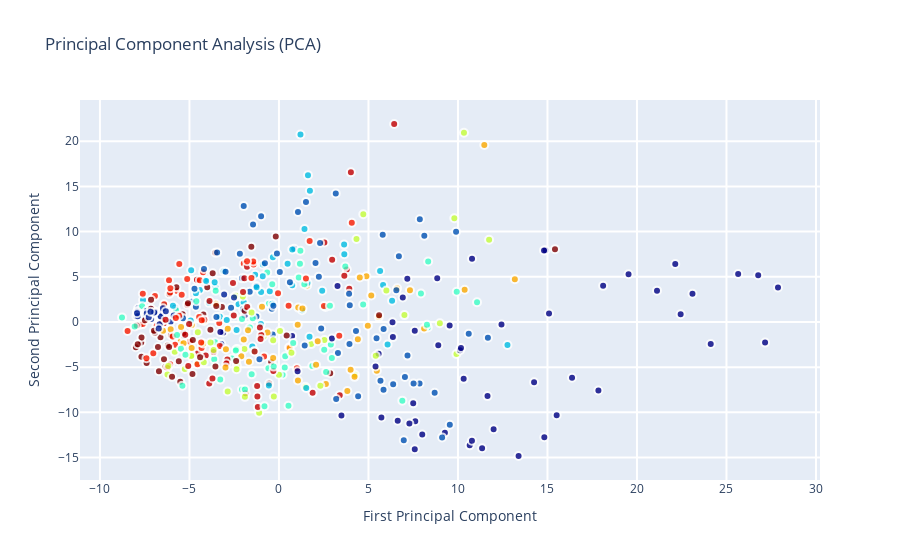

Notebook code for this chart:
### Code cell
trace0 = go.Scatter(
    x = X_5d[:,0],
    y = X_5d[:,1],
#     name = Target,
#     hoveron = Target,
    mode = 'markers',
    text = Target,
    showlegend = False,
    marker = dict(
        size = 8,
        color = Target,
        colorscale ='Jet',
        showscale = False,
        line = dict(
            width = 2,
            color = 'rgb(255, 255, 255)'
        ),
        opacity = 0.8
    )
)
data = [trace0]

layout = go.Layout(
    title= 'Principal Component Analysis (PCA)',
    hovermode= 'closest',
    xaxis= dict(
         title= 'First Principal Component',
        ticklen= 5,
        zeroline= False,
        gridwidth= 2,
    ),
    yaxis=dict(
        title= 'Second Principal Component',
        ticklen= 5,
        gridwidth= 2,
    ),
    showlegend= True
)


fig = dict(data=data, layout=layout)
py.iplot(fig, filename='styled-scatter')

### Figure 1 — Plotly figure (JSON) as saved in the notebook; plotly's stock layout.template omitted (floating-point values rounded to 4 significant figures; data arrays with more than 128 entries replaced by an {"elided": "..."} marker saying what was removed)
{"data": [{"showlegend": false, "text": {"elided": "500 int values"}, "y": {"elided": "500 float values"}, "mode": "markers", "marker": {"opacity": 0.8, "colorscale": [[0, "rgb(0,0,131)"], [0.2, "rgb(0,60,170)"], [0.4, "rgb(5,255,255)"], [0.6, "rgb(255,255,0)"], [0.8, "rgb(250,0,0)"], [1, "rgb(128,0,0)"]], "color": {"elided": "500 int values"}, "showscale": false, "line": {"color": "rgb(255, 255, 255)", "width": 2}, "size": 8}, "x": {"elided": "500 float values"}, "type": "scatter"}], "layout": {"showlegend": true, "yaxis": {"ticklen": 5, "gridwidth": 2, "title": {"text": "Second Principal Component"}}, "title": {"text": "Principal Component Analysis (PCA)"}, "xaxis": {"zeroline": false, "ticklen": 5, "gridwidth": 2, "title": {"text": "First Principal Component"}}, "hovermode": "closest"}}
